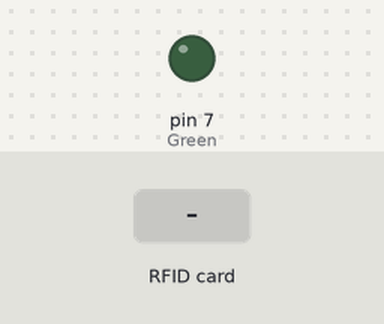
A sketch run on a simulated Arduino Uno, built with avr-gcc and run on an emulated ATmega328P. Shown: output pins drawn as LEDs (lit = HIGH). Inputs (shaded band) come from the test bench. Pins used as bus, display or sensor lines are not drawn; what the sketch prints to the serial monitor is not drawn.

Above: at 1.2 s.
1.3 s: RFID card 5E 7A 19 C4 held to the reader
Timing chart, 0 to 4.3 s (numbered marks = the images above; inputs shaded):
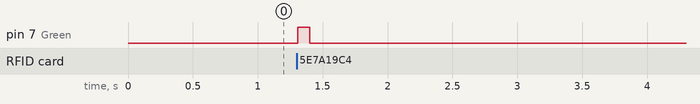

The sketch:

rfid-sensePresentAndAbsense.ino
```cpp
//tutorial:https://highvoltages.co/tutorial/arduino-tutorial/arduino-mfrc522-tutorial-is-rfid-tag-present-or-removed/
#include <SPI.h>
#include <MFRC522.h>

#define RST_PIN         9
#define SS_PIN          10
#define Green 7

MFRC522 mfrc522(SS_PIN, RST_PIN);   // Create MFRC522 instance

void setup() {
  pinMode(Green, OUTPUT);
  Serial.begin(9600);                                           // Initialize serial communications with the PC
  SPI.begin();                                                  // Init SPI bus
  mfrc522.PCD_Init();

}

//virables for storing RFID tag values and flags
//to check if the card is present or not.
uint8_t buf[10] = {};
MFRC522::Uid id;
MFRC522::Uid id2;
bool is_card_present = false;
uint8_t control = 0x00;


void PrintHex(uint8_t *data, uint8_t length) // prints 8-bit data in hex with leading zeroes
{
  char tmp[16];
  for (int i = 0; i < length; i++) {
    sprintf(tmp, "0x%.2X", data[i]);
    Serial.print(tmp); Serial.print(" ");
  }
}

//*****************************************************************************************//
//copying the id of the tag
void cpid(MFRC522::Uid *id) {
  memset(id, 0, sizeof(MFRC522::Uid));
  memcpy(id->uidByte, mfrc522.uid.uidByte, mfrc522.uid.size);
  id->size = mfrc522.uid.size;
  id->sak = mfrc522.uid.sak;
}

//*****************************************************************************************//
void loop() {
  //create an object of MIFARE key
  MFRC522::MIFARE_Key key;
  for (byte i = 0; i < 6; i++) key.keyByte[i] = 0xFF;
  //reading the status of RFID by reading its status code it is returning.
  MFRC522::StatusCode status;

  //add two conditions, which checks if there is a card-present or not.
  // Look for new cards
  // if there is no new card, and nothing on serial. it will return none.
  if ( !mfrc522.PICC_IsNewCardPresent()) {
    return;
  }
  if ( !mfrc522.PICC_ReadCardSerial()) {
    return;
  }

  //if card is present, according to above function, both conditions will be false
  //then we set the flag result.
  bool result = true;
  uint8_t buf_len = 4;
  cpid(&id);
  //preint the new car on serial monitor with its hex value.
  Serial.print("NewCard ");
  PrintHex(id.uidByte, id.size);
  Serial.println("");

  //a while loop. in which
  //we set the LED to high and then
  //continuously check the card status
  while (true) {
    digitalWrite(Green, HIGH);

    control = 0;
    for (int i = 0; i < 3; i++) {
      if (!mfrc522.PICC_IsNewCardPresent()) {
        if (mfrc522.PICC_ReadCardSerial()) {
          //Serial.print('a');
          control |= 0x16;
        }
        if (mfrc522.PICC_ReadCardSerial()) {
          //Serial.print('b');
          control |= 0x16;
        }
        //Serial.print('c');
        control += 0x1;
      }
      //Serial.print('d');
      control += 0x4;
    }
    Serial.println(control);


    //while the card is on reader, we set the control flag to 13 or 14.
    if (control == 13 || control == 14) {
      //card is still there
    } else {
      //ad soon as the card is removed, there will be no value on serial
      //and control flag values.
      //so get out of the loop.
      break;
    }
  }

  //after getting out of the loop
  //we turn off the LED, and the print card removed.
  Serial.println("CardRemoved");
  digitalWrite(Green, LOW);
  delay(500); //change value if you want to read cards faster

  mfrc522.PICC_HaltA();
  mfrc522.PCD_StopCrypto1();

}
```

Measured:
- after the input at 1.3 s, pin 7 (Green): LOW → HIGH at once, → LOW 0.09 s later
